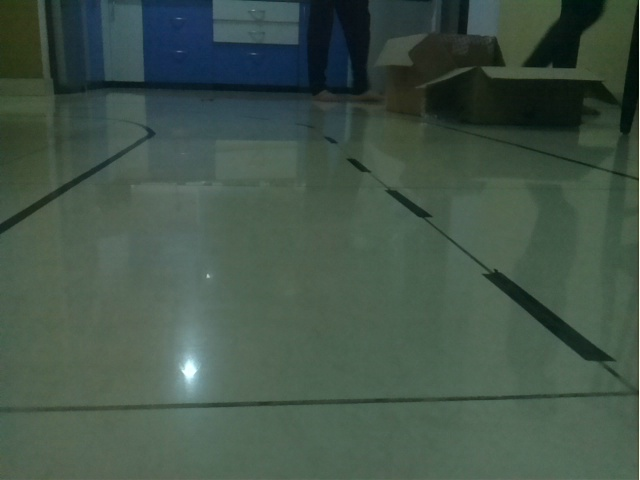
#> input picture lane detecttion/test3.jpg, 640 x 480 px
$ python find_dotted_lines.py
#> lines starting #> are read from the running program, lines starting #| are printed output that depends on the picture; after the words box and inside, x2 and y2 are one past the last pixel; in counts of white or black regions, pixels touching at a corner belong together
import numpy as np
import cv2

def region_of_interest(image):
    height = image.shape[0]
    width = image.shape[1]
    polygons = np.array([
        [0, height // 3], [width, height // 3],[width, height], [0, height]
        ])
    mask = np.zeros_like(image)
    cv2.fillPoly(mask, [polygons], 255)
    masked_image = cv2.bitwise_and(image, mask)
    return masked_image

img=cv2.imread('test3.jpg')
#> img is the input picture: shape (480, 640, 3); mean B, G, R 72.8, 84.6, 65.9

kernel1 = np.ones((1,3),np.uint8)
kernel2 = np.ones((3,3),np.uint8)

imgGray=cv2.cvtColor(img,cv2.COLOR_BGR2GRAY)
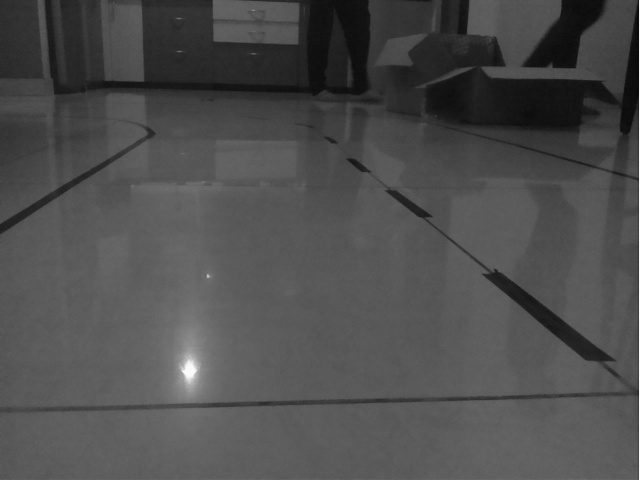
#> imgGray: shape (480, 640); min 5, max 251, mean 77.7
imgBW=cv2.threshold(imgGray, 50, 200, cv2.THRESH_BINARY_INV)[1]
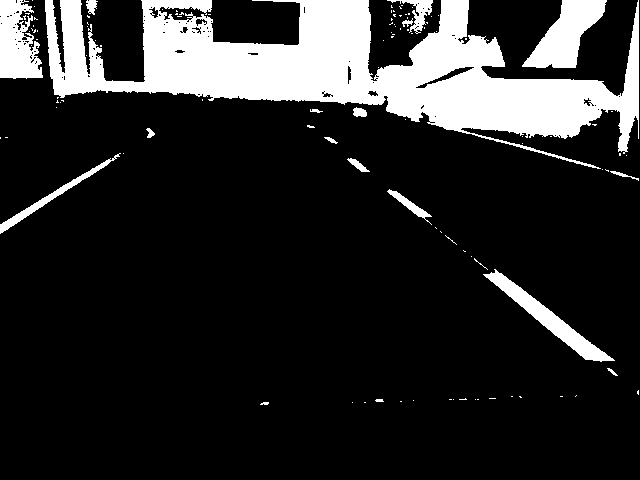
#> imgBW: shape (480, 640); values 0 (black) and 200 (white), 16.3% white; 112 white regions (94 under 20 px), largest, box (x1, y1, x2, y2) and area: (45, 0, 639, 169) 40044, (522, 0, 607, 68) 2926, (0, 0, 43, 79) 2461
img1=cv2.erode(imgBW, kernel1, iterations=1)
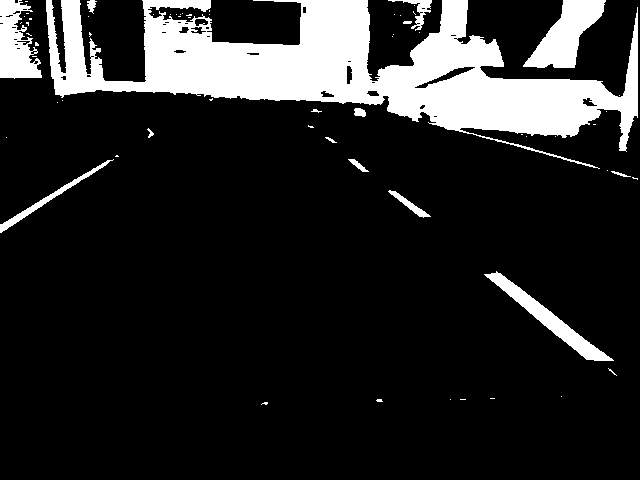
#> img1: shape (480, 640); values 0 (black) and 200 (white), 15.2% white; 64 white regions (49 under 20 px), largest, box (x1, y1, x2, y2) and area: (46, 0, 638, 169) 37982, (523, 0, 606, 68) 2782, (0, 0, 42, 79) 2153
img2=cv2.dilate(img1, kernel2, iterations=3)
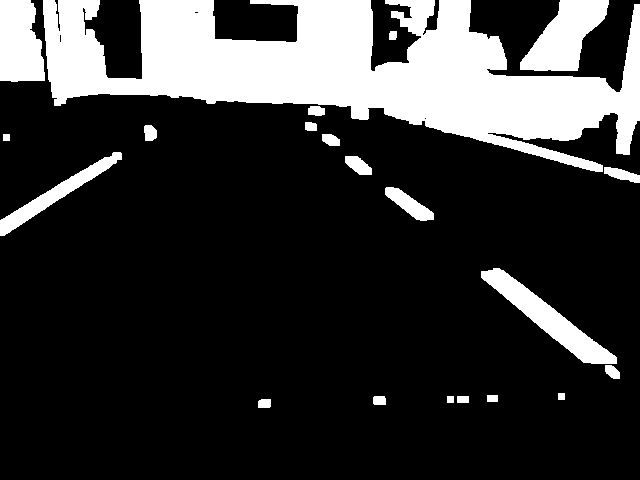
#> img2: shape (480, 640); values 0 (black) and 200 (white), 20.9% white; 21 white regions, largest, box (x1, y1, x2, y2) and area: (43, 0, 640, 172) 49453, (520, 0, 609, 71) 3598, (481, 268, 617, 364) 3308
img3 = cv2.bitwise_and(imgBW,img2)
#> img3: shape (480, 640); values 0 (black) and 200 (white), 16.3% white; 75 white regions (57 under 20 px), largest, box (x1, y1, x2, y2) and area: (45, 0, 639, 169) 40010, (522, 0, 607, 68) 2926, (0, 0, 43, 79) 2461
img3= cv2.bitwise_not(img3)
img4 = cv2.bitwise_and(imgBW,imgBW,mask=img3)
img_temp = region_of_interest(img4)
#> in region_of_interest, `cv2.fillPoly(mask, [polygons], 255)`:
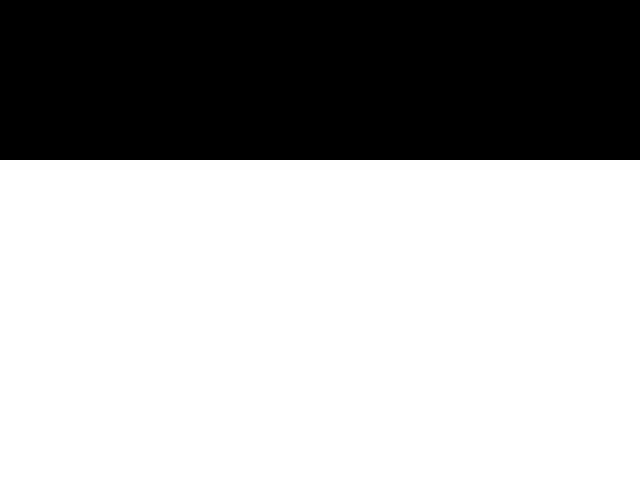
#> mask: shape (480, 640); 66.7% white; 1 black region, box (x1, y1, x2, y2) and area: (0, 0, 640, 160) 102400
#> in region_of_interest, `masked_image = cv2.bitwise_and(image, mask)`:
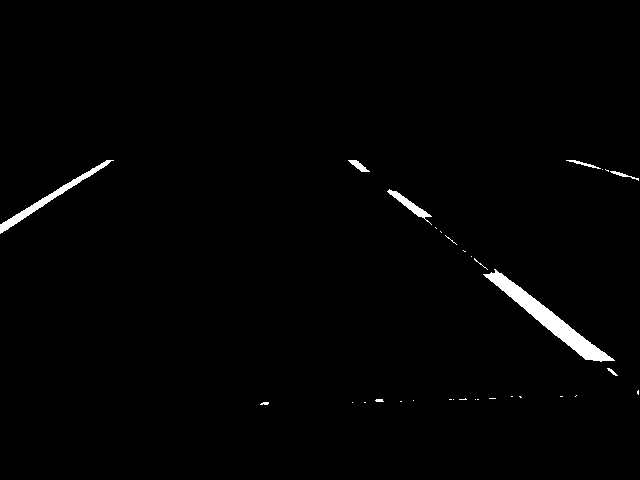
#> masked_image: shape (480, 640); values 0 (black) and 200 (white), 1.2% white; 32 white regions (23 under 20 px), largest, box (x1, y1, x2, y2) and area: (483, 269, 615, 362) 2139, (0, 160, 114, 234) 817, (387, 189, 432, 225) 331
cv2.imshow("THRESH", img_temp)
cv2.waitKey(0)
imgLines= cv2.HoughLinesP(img_temp,15,np.pi/180,10, minLineLength = 5, maxLineGap = 5)
#> imgLines = 198 rows, first 6: [483, 274, 598, 360], [475, 260, 612, 360], [0, 228, 96, 166], [349, 160, 368, 171], [389, 190, 399, 201], [574, 162, 579, 161]
print(imgLines)
#> (printed output is left out)
for i in range(len(imgLines)):
    for x1,y1,x2,y2 in imgLines[i]:
        cv2.line(img_temp,(x1,y1),(x2,y2),(0,255,0),2)
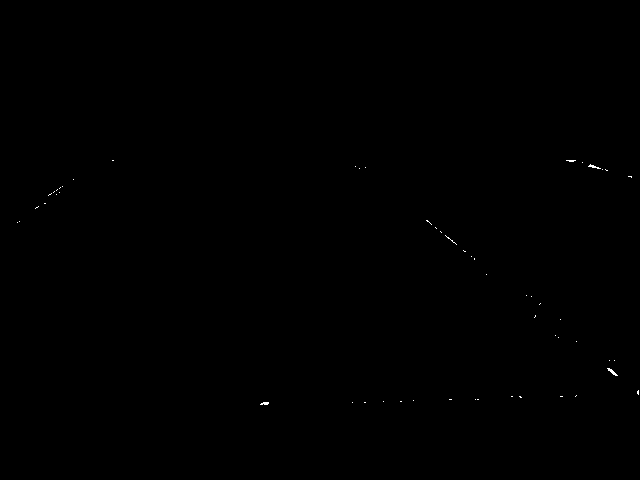
#> img_temp: shape (480, 640); values 0 (black) and 200 (white), 0.07% white in thin lines or dots, all inside (x1, y1, x2, y2) = (17, 160, 639, 405)

cv2.imshow('Final Image with dotted Lines detected', img_temp)
cv2.waitKey(0)

$ run again, with lane detecttion/test1.jpg copied over lane detecttion/test3.jpg
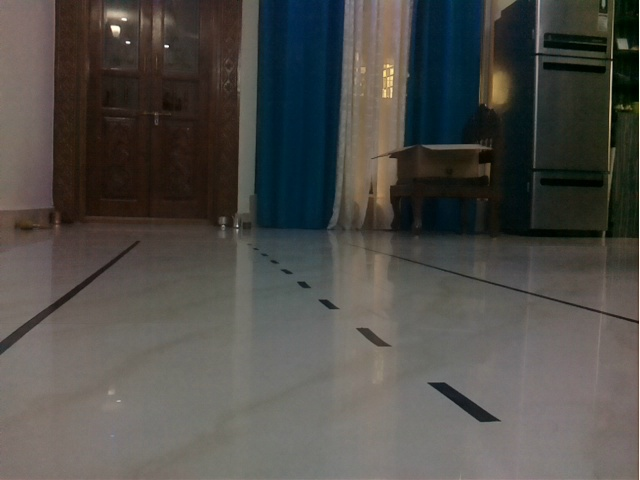
#> input picture lane detecttion/test1.jpg, 640 x 480 px
#> img is the input picture: shape (480, 640, 3); mean B, G, R 72.9, 77.2, 78.9
#> `imgBW=cv2.threshold(imgGray, 50, 200, cv2.THRESH_BINARY_INV)[1]`:
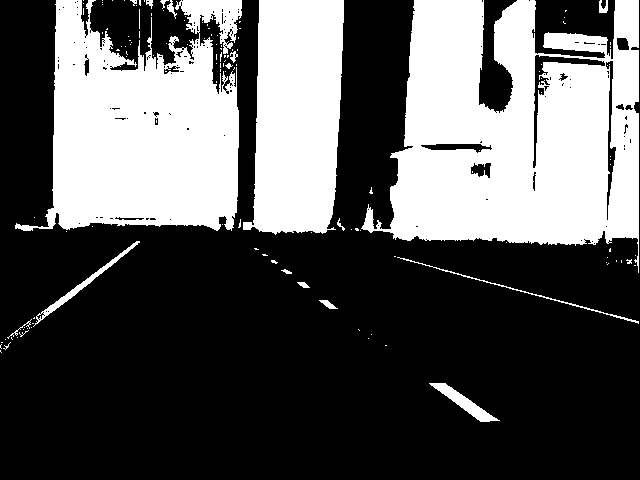
#> imgBW: shape (480, 640); values 0 (black) and 200 (white), 34.4% white; 136 white regions (117 under 20 px), largest, box (x1, y1, x2, y2) and area: (361, 0, 639, 273) 49223, (15, 0, 242, 231) 34602, (243, 0, 344, 235) 19205
#> img1: shape (480, 640); values 0 (black) and 200 (white), 32.6% white; 94 white regions (75 under 20 px), largest, box (x1, y1, x2, y2) and area: (362, 0, 638, 245) 46217, (16, 0, 238, 231) 31316, (244, 0, 343, 234) 18698
#> img2: shape (480, 640); values 0 (black) and 200 (white), 39.6% white; 17 white regions, largest, box (x1, y1, x2, y2) and area: (353, 0, 640, 248) 54963, (13, 0, 244, 234) 39343, (241, 0, 347, 237) 20704
#> mask: shape (480, 640); 66.7% white; 1 black region, box (x1, y1, x2, y2) and area: (0, 0, 640, 160) 102400
#> masked_image: shape (480, 640); values 0 (black) and 200 (white), 13% white; 55 white regions (44 under 20 px), largest, box (x1, y1, x2, y2) and area: (361, 160, 639, 273) 19743, (15, 160, 238, 231) 12184, (243, 160, 337, 235) 5809
#> imgLines = 783 rows, first 6: [53, 174, 237, 181], [53, 193, 237, 190], [53, 162, 237, 165], [392, 206, 638, 176], [398, 172, 501, 160], [391, 222, 638, 196]
#> (printed output is left out)
#> after the loop `for i in range(len(imgLines)):`:
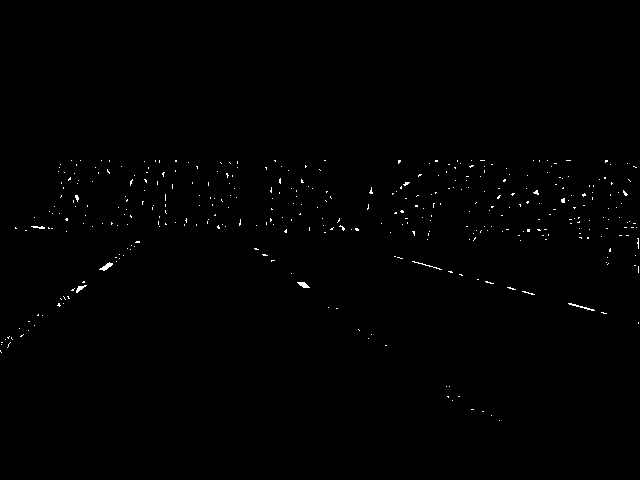
#> img_temp: shape (480, 640); values 0 (black) and 200 (white), 0.44% white in thin lines or dots, all inside (x1, y1, x2, y2) = (0, 160, 639, 421)

$ run again, with lane detecttion/test2.jpg copied over lane detecttion/test3.jpg
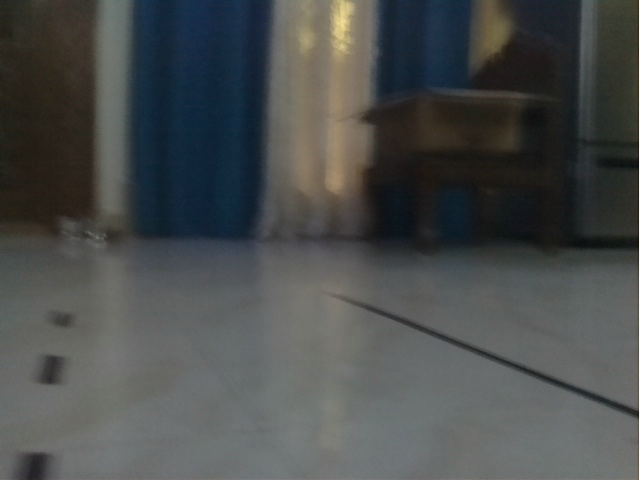
#> input picture lane detecttion/test2.jpg, 640 x 480 px
#> img is the input picture: shape (480, 640, 3); mean B, G, R 76.8, 77.4, 74.5
#> `imgBW=cv2.threshold(imgGray, 50, 200, cv2.THRESH_BINARY_INV)[1]`:
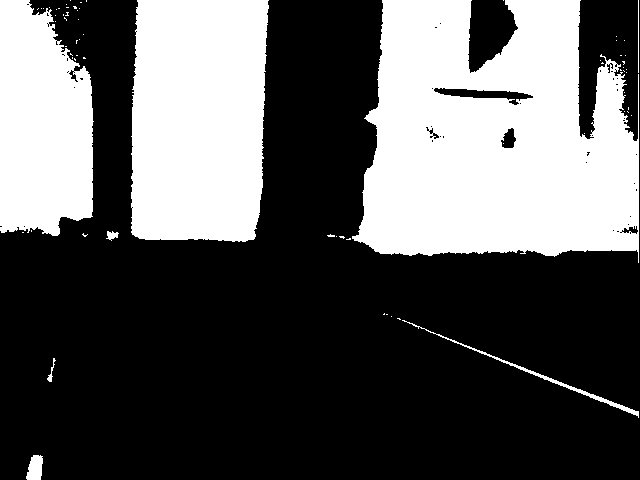
#> imgBW: shape (480, 640); values 0 (black) and 200 (white), 35.4% white; 69 white regions (61 under 20 px), largest, box (x1, y1, x2, y2) and area: (352, 0, 639, 263) 57715, (131, 0, 269, 242) 31215, (0, 0, 94, 236) 18352
#> img1: shape (480, 640); values 0 (black) and 200 (white), 34.5% white; 40 white regions (33 under 20 px), largest, box (x1, y1, x2, y2) and area: (353, 0, 638, 256) 56385, (132, 0, 268, 242) 30714, (0, 0, 93, 236) 17938
#> img2: shape (480, 640); values 0 (black) and 200 (white), 38.5% white; 10 white regions, largest, box (x1, y1, x2, y2) and area: (325, 0, 640, 259) 62082, (129, 0, 271, 245) 32847, (0, 0, 96, 239) 19602
#> mask: shape (480, 640); 66.7% white; 1 black region, box (x1, y1, x2, y2) and area: (0, 0, 640, 160) 102400
#> masked_image: shape (480, 640); values 0 (black) and 200 (white), 14% white; 18 white regions (11 under 20 px), largest, box (x1, y1, x2, y2) and area: (352, 160, 639, 263) 25445, (131, 160, 263, 242) 10250, (0, 160, 93, 236) 6206
#> imgLines = 770 rows, first 6: [363, 198, 638, 198], [359, 233, 493, 251], [132, 187, 262, 180], [362, 220, 638, 234], [0, 164, 92, 166], [364, 176, 457, 160]
#> (printed output is left out)
#> after the loop `for i in range(len(imgLines)):`:
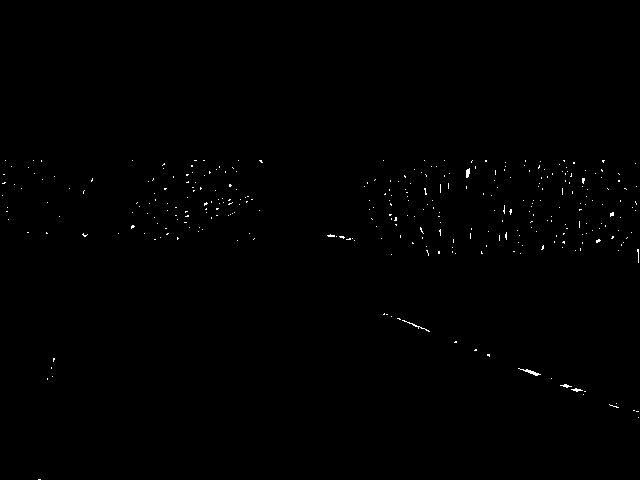
#> img_temp: shape (480, 640); values 0 (black) and 200 (white), 0.33% white in thin lines or dots, all inside (x1, y1, x2, y2) = (2, 160, 639, 480)
